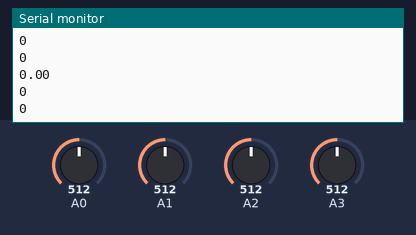
This sketch was run on a simulated Arduino Uno, built with avr-gcc and run on an emulated ATmega328P. Shown: the last lines printed to the serial monitor. The test bench sets the inputs (shaded band); at power-on: A0 = 512, A1 = 512, A2 = 512, A3 = 512.

Above: at 1.2 s.
1.3 s: A0 set to 610
At 1.56 s:
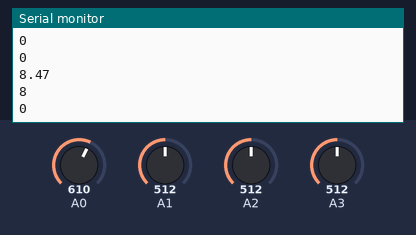
2.8 s: A1 set to 610
At 2.88 s:
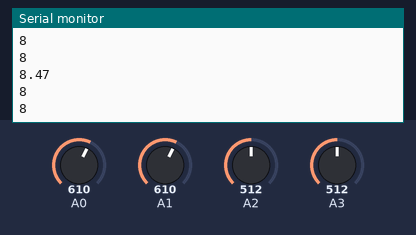
4.3 s: A2 set to 610
At 4.9 s:
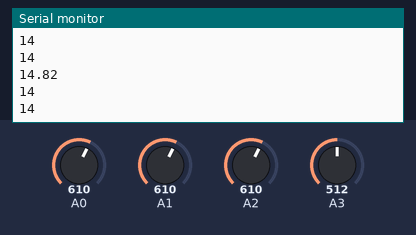
5.8 s: A3 set to 610
At 6.4 s:
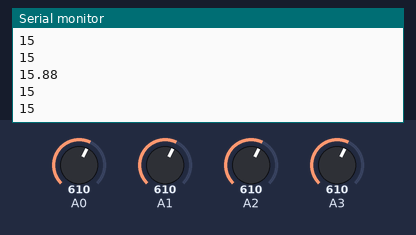
7.3 s: A0 set to 590
At 7.59 s:
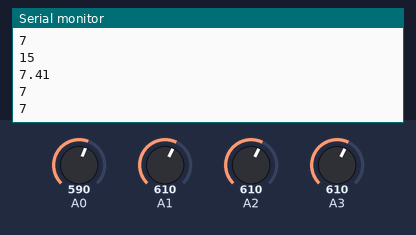
8.8 s: A1 set to 590
At 9.12 s:
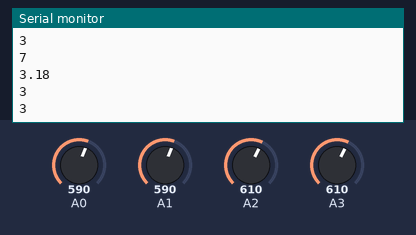
Timing chart, 0 to 11.3 s (numbered marks = the images above; inputs shaded):
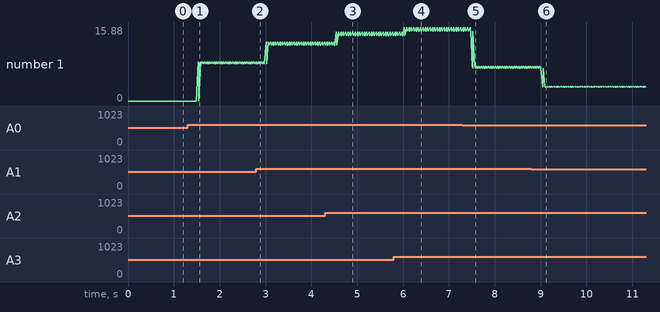

The sketch:

sketch_mar08a.ino
```cpp
int LightSrc [4] = {3, 2, 1, 0}; // The adress of the pins to which the photoresistor are connected
int preIndex, currentLength, preRead, counter;

const double UnitToMM = 1.0585; // Calibrated value

int binPow ( int index ) // Our much better POW funciton
{
  int total = 1;
  for (int i = 0; i < index; i ++)
  {
    total *= 2;
  }
  return total;
}

int BinToDec ( int* lights ) // Binary to decimel decoder
{
  int currentTotal = 0;

  for ( int i = 0 ; i < 4; i ++ )
  {
    currentTotal += (lights[i] * binPow(i));//pow(2,i));
  }

  if (currentTotal == preRead)
  {
    counter ++;
    if(counter == 4){
      counter = 0;
      return currentTotal;
    }
  }
  if (currentTotal != preRead)
  {
    counter = 0;
  }
  preRead = currentTotal;
  return preIndex;
}

void setup() // The first run of the code, you may may want to raise the baud rate
{
  Serial.begin(9600); // This is where you change the rate, there are only certain values to pick from

  int Lights [4];
  for (int i = 0; i < 4; i ++) // The loop here gets the alanog ( raw ) values and if they are over 600 then the light is said to be "Seen"
  {
    int tempInt =  analogRead(LightSrc[i]);
    if (tempInt > 600 )
    {
      Lights [i] = 1;
    }
    else
    {
      Lights [i] = 0;
    }
  }
  preIndex  = BinToDec(Lights); // Set up the intial location
  preRead = preIndex;
  currentLength = -0.7805; // Systematic error
}

void loop() // What runs and runs
{
  int Lights [4];
  int tempInt;

  for ( int i = 0; i < 4; i ++) // Same loop as above
  {
    tempInt =  analogRead(LightSrc[i]);
    if ( tempInt > 600)
    {
      Lights [i] = 1;
    }
    else
    {
      Lights [i] = 0;
    }
  }

  int currentIndex = BinToDec(Lights); // Gets the current location
  // Logic defining the meansuremnet logic

  if ( (preIndex < 3) && (currentIndex > 12))
  {
    currentLength -= (preIndex + (16 - currentIndex));
  }
  else if ( (preIndex > 12) && (currentIndex < 3))
  {
    currentLength += (currentIndex + (16 - preIndex));
  }
  else if ( currentIndex >= preIndex )
  {
    currentLength += currentIndex - preIndex;
  }
  else if ( currentIndex < preIndex)
  {
    currentLength -= preIndex - currentIndex;
  }

  //End of the forementioned logic


  //Debugging code
  Serial.println(currentLength * UnitToMM);
  //Will output if its 0 or 1
  //Serial.println(Lights[0]);
  //Serial.println(Lights[1]);
  //Serial.println(Lights[2]);
  //Serial.println(Lights[3]);
  Serial.println(currentIndex); // Outputs the current state
  Serial.println(preIndex);
  Serial.println();

  // Outputs the raw values
  /*Serial.println(analogRead(LightSrc[0]));
    Serial.println(analogRead(LightSrc[1]));
    Serial.println(analogRead(LightSrc[2]));
    Serial.println(analogRead(LightSrc[3]));
  */
  //Serial.println(preIndex);
  //Serial.println();
  //Serial.println(currentLength);
  preIndex = currentIndex;

  delay(50);

}
```

Measured:
- after the input at 1.3 s, the serial monitor: prints a new line after 0.23 s (image 1)
- after the input at 4.3 s, the serial monitor: prints a new line after 0.25 s (image 3)
- after the input at 5.8 s, the serial monitor: prints a new line after 0.23 s (image 4)
- after the input at 7.3 s, the serial monitor: prints a new line after 0.21 s (image 5)
- after the input at 8.8 s, the serial monitor: prints a new line after 0.24 s (image 6)
- plotted number 1: 0 → 8 after the input at 1.3 s, 8 → 12 after the input at 2.8 s, 12 → 14 after the input at 4.3 s, 14 → 15 after the input at 5.8 s, 15 → 7 after the input at 7.3 s
